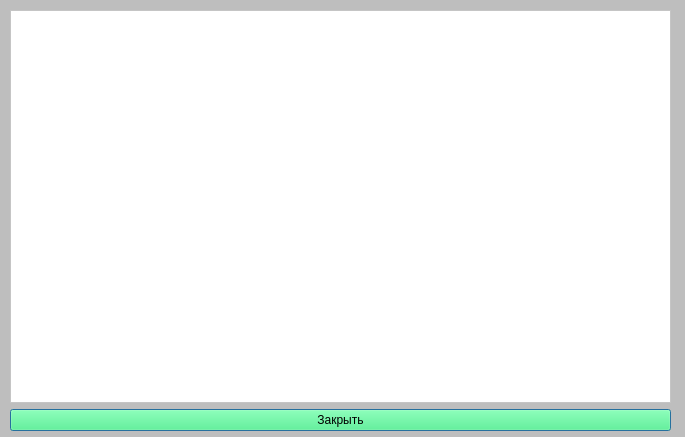
<?xml version="1.0" encoding="UTF-8"?>
<ui version="4.0">
 <class>all_tables</class>
 <widget class="QDialog" name="all_tables">
  <property name="geometry">
   <rect>
    <x>0</x>
    <y>0</y>
    <width>685</width>
    <height>437</height>
   </rect>
  </property>
  <property name="windowTitle">
   <string>Dialog</string>
  </property>
  <property name="styleSheet">
   <string notr="true">background-color: rgb(190, 190, 190);</string>
  </property>
  <widget class="QWidget" name="layoutWidget">
   <property name="geometry">
    <rect>
     <x>10</x>
     <y>10</y>
     <width>661</width>
     <height>421</height>
    </rect>
   </property>
   <layout class="QVBoxLayout" name="verticalLayout">
    <item>
     <widget class="QTableWidget" name="tableWidget">
      <property name="styleSheet">
       <string notr="true">background-color: rgb(255, 255, 255);</string>
      </property>
     </widget>
    </item>
    <item>
     <widget class="QPushButton" name="pushButton">
      <property name="styleSheet">
       <string notr="true">background-color: rgb(57, 255, 120);</string>
      </property>
      <property name="text">
       <string>Закрыть</string>
      </property>
     </widget>
    </item>
   </layout>
  </widget>
 </widget>
 <resources/>
 <connections>
  <connection>
   <sender>pushButton</sender>
   <signal>clicked()</signal>
   <receiver>all_tables</receiver>
   <slot>hide()</slot>
   <hints>
    <hint type="sourcelabel">
     <x>48</x>
     <y>416</y>
    </hint>
    <hint type="destinationlabel">
     <x>3</x>
     <y>408</y>
    </hint>
   </hints>
  </connection>
 </connections>
</ui>
